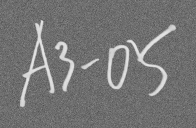
#> input picture samples/handwritten/line/line_handwritten_messy_A3-05.png, 196 x 128 px; its folder holds only this picture in this run
$ python stage1_denoise.py
#> lines starting #> are read from the running program, lines starting #| are printed output that depends on the picture
# -*- coding: utf-8 -*-
"""
stage1_denoise.py
1차 노이즈 제거 프로토타입
(Hao et al., Electronics 2026, 15(14), 3068 — Section 2.3 구조 기반)

------------------------------------------------------------------
[논문에 명시된 것]  → 코드에서 "논문 명시" 로 표시
  - LAB 색공간에서 처리, 휘도(L) 채널만 조정하고 색(a, b)은 보존
  - 1단계: L 채널의 적응형(adaptive) 밝기 보정
  - 2단계: 엣지 보존 필터링 → 그 다음 국소 대비 강화 (순서)

[논문에 없는 것 = 우리가 선택한 것]  → 코드에서 "우리 선택" 으로 표시
  - 각 단계에 쓸 구체 알고리즘 (CLAHE, Bilateral, Unsharp mask 등)
  - 모든 파라미터 값
  - 결과 비교 그림, 획 대비(CNR) 측정
------------------------------------------------------------------

실행 방법 (VS Code 터미널, (venv) 상태에서)
  python src/stage1_denoise.py

입력: data/samples/, data/real/, data/team_examples/ 안의 모든 이미지
      (team_examples는 하위 폴더까지 검색. 팀 단체방 예시 데이터셋을 풀어 넣는 곳)
출력: results/stage1/ 아래에 (--no-autoscale 이면 results/stage1_noscale/)
  - <이름>_final.png   : 최종 결과 이미지
  - <이름>_compare.png : 단계별 비교 그림 (원본/1단계/2단계-①/최종)
  - metrics.csv        : 획 대비 수치 (정답 마스크가 있는 이미지만)
"""

import os
import glob
import csv
import cv2
import numpy as np
import matplotlib
matplotlib.use("Agg")            # 창을 띄우지 않고 파일로만 저장
import matplotlib.pyplot as plt


# ==================================================================
# ★ 설정값 — 실험할 때는 여기만 바꾸면 됩니다 ★
#   (모든 값은 '우리 선택'. 논문에는 수치가 없음)
# ==================================================================
CONFIG = {
    # --- 1단계: L 채널 적응형 밝기 보정 ---
    #   "clahe" : 영역별로 밝기 분포를 펴주는 방법 (기본값)
    #   "none"  : 이 단계 끄기 (비교 실험용)
    "step1_method": "clahe",
    "clahe1_clip": 2.0,          # 클수록 대비를 세게 올림 (노이즈도 같이 커질 수 있음)
    "clahe1_tile": 8,            # 이미지를 8x8 칸으로 나눠 칸마다 보정

    # --- 2단계-①: 엣지 보존 필터링 ---
    #   "bilateral" : 비슷한 밝기끼리만 섞어서 경계는 살리는 필터 (기본값)
    #   "nlm"       : Non-Local Means, 비슷한 무늬끼리 평균 (느리지만 강함)
    #   "none"      : 이 단계 끄기
    "step2a_method": "bilateral",
    "bil_d": 9,                  # 필터 크기(픽셀). 클수록 넓게 섞음
    "bil_sigma_color": 40,       # 이 값보다 밝기 차이가 크면 '경계'로 보고 안 섞음
    "bil_sigma_space": 9,        # 거리 가중치
    "nlm_h": 10,                 # nlm 강도

    # --- 2단계-②: 국소 대비 강화 ---
    #   "unsharp" : 흐린 버전과의 차이를 더해 경계를 또렷하게 (기본값)
    #   "clahe"   : CLAHE를 한 번 더 적용
    #   "none"    : 이 단계 끄기
    "step2b_method": "unsharp",
    "unsharp_sigma": 3.0,        # 어느 정도 굵기의 구조를 강조할지
    "unsharp_amount": 1.0,       # 강조 세기
    "clahe2_clip": 2.0,
    "clahe2_tile": 8,

    # --- 이미지 크기 자동 보정 (우리 선택, 논문에 없음) ---
    #   위의 픽셀 단위 값(bil_d, bil_sigma_space, unsharp_sigma)은 긴 변 1600px 이미지 기준.
    #   이미지가 더 작거나 크면 그 비율만큼 자동으로 줄이거나 늘림.
    #   (1600px 이미지에서는 아무것도 바뀌지 않음 → 기존 실험 결과 그대로)
    #   CLAHE 타일은 '칸 개수'라서 원래 크기와 무관하므로 보정하지 않음.
    "auto_scale": True,
    "ref_long_side": 1600,
}


def scaled_config(cfg, shape):
    """이미지 크기에 맞춰 픽셀 단위 파라미터를 조정한 설정을 돌려줌. [우리 선택]"""
    if not cfg.get("auto_scale"):
        return cfg
    s = max(shape[:2]) / cfg["ref_long_side"]
    if abs(s - 1.0) < 1e-6:
        return cfg
    c = dict(cfg)
    d = max(3, int(round(cfg["bil_d"] * s)))
    c["bil_d"] = d if d % 2 == 1 else d + 1          # 필터 크기는 홀수로
    c["bil_sigma_space"] = max(1.0, cfg["bil_sigma_space"] * s)
    c["unsharp_sigma"] = max(0.5, cfg["unsharp_sigma"] * s)
    return c


# ------------------------------------------------------------------
# 경로 설정
# ------------------------------------------------------------------
ROOT = os.path.dirname(os.path.dirname(os.path.abspath(__file__)))
INPUT_DIRS = [os.path.join(ROOT, "data", "samples"), os.path.join(ROOT, "data", "real"),
              os.path.join(ROOT, "data", "team_examples")]
GT_DIR = os.path.join(ROOT, "data", "samples_gt")
OUT_DIR = os.path.join(ROOT, "results", "stage1")
EXTS = (".png", ".jpg", ".jpeg", ".bmp", ".tif", ".tiff")


# 한글 파일명/경로도 읽고 쓸 수 있도록 하는 함수
def imread_any(path, flag=cv2.IMREAD_COLOR):
    data = np.fromfile(path, dtype=np.uint8)
    return cv2.imdecode(data, flag)


def imwrite_any(path, img):
    ok, buf = cv2.imencode(os.path.splitext(path)[1] or ".png", img)
    if ok:
        buf.tofile(path)


# ==================================================================
# 파이프라인 각 단계
# ==================================================================
def step1_brightness(L, cfg):
    """[논문 명시] L 채널 적응형 밝기 보정 / [우리 선택] 구체 방법"""
    if cfg["step1_method"] == "clahe":
        t = cfg["clahe1_tile"]
        clahe = cv2.createCLAHE(clipLimit=cfg["clahe1_clip"], tileGridSize=(t, t))
        return clahe.apply(L)
    return L.copy()


def step2a_edge_preserving(L, cfg):
    """[논문 명시] 엣지 보존 필터링 / [우리 선택] 구체 방법"""
    m = cfg["step2a_method"]
    if m == "bilateral":
        return cv2.bilateralFilter(L, cfg["bil_d"], cfg["bil_sigma_color"], cfg["bil_sigma_space"])
    if m == "nlm":
        return cv2.fastNlMeansDenoising(L, None, h=cfg["nlm_h"],
                                        templateWindowSize=7, searchWindowSize=21)
    return L.copy()


def step2b_local_contrast(L, cfg):
    """[논문 명시] 국소 대비 강화 / [우리 선택] 구체 방법"""
    m = cfg["step2b_method"]
    if m == "unsharp":
        blur = cv2.GaussianBlur(L, (0, 0), cfg["unsharp_sigma"])
        # 결과 = 원본 + amount × (원본 - 흐린것)
        return cv2.addWeighted(L, 1 + cfg["unsharp_amount"], blur, -cfg["unsharp_amount"], 0)
    if m == "clahe":
        t = cfg["clahe2_tile"]
        clahe = cv2.createCLAHE(clipLimit=cfg["clahe2_clip"], tileGridSize=(t, t))
        return clahe.apply(L)
    return L.copy()


def run_pipeline(bgr, cfg):
    """전체 1차 노이즈 제거. 단계별 L 채널도 함께 돌려줌 (비교용)"""
    cfg = scaled_config(cfg, bgr.shape)    # [우리 선택] 크기 보정 (끄면 그대로)

    # [논문 명시] LAB 변환 후 L / a / b 분리
    lab = cv2.cvtColor(bgr, cv2.COLOR_BGR2LAB)
    L, a, b = cv2.split(lab)

    L1 = step1_brightness(L, cfg)          # 1단계
    L2 = step2a_edge_preserving(L1, cfg)   # 2단계-①
    L3 = step2b_local_contrast(L2, cfg)    # 2단계-②

    # [논문 명시] 색 정보(a, b)는 원래 것 그대로 다시 합침
    out = cv2.cvtColor(cv2.merge([L3, a, b]), cv2.COLOR_LAB2BGR)

    def to_bgr(Lx):
        return cv2.cvtColor(cv2.merge([Lx, a, b]), cv2.COLOR_LAB2BGR)

    stages = {
        "0 Original": bgr,
        "1 Brightness (L)": to_bgr(L1),
        "2a Edge-preserving filter": to_bgr(L2),
        "2b Local contrast = Final": out,
    }
    return out, stages, {"L0": L, "L1": L1, "L2": L2, "L3": L3}


# ==================================================================
# [우리 추가] 획 대비 측정 — 논문에 없는 분석용 지표
#   CNR (Contrast-to-Noise Ratio)
#     = |획 평균 밝기 - 주변 배경 평균 밝기| / 주변 배경의 표준편차
#   값이 클수록 '글자가 배경에서 잘 구별된다'는 뜻.
#   배경 노이즈만 줄고 획이 유지되면 커지고,
#   획까지 같이 뭉개지면 작아짐.
# ==================================================================
def cnr(L, mask):
    stroke = mask > 0
    ring = cv2.dilate(mask, np.ones((25, 25), np.uint8)) > 0
    bg = ring & ~(cv2.dilate(mask, np.ones((5, 5), np.uint8)) > 0)
    Lf = L.astype(np.float32)
    return abs(Lf[stroke].mean() - Lf[bg].mean()) / (Lf[bg].std() + 1e-6)


def save_compare(stages, title, path):
    fig, axes = plt.subplots(2, 2, figsize=(14, 10.5))
    for ax, (name, img) in zip(axes.ravel(), stages.items()):
        ax.imshow(cv2.cvtColor(img, cv2.COLOR_BGR2RGB))
        ax.set_title(name, fontsize=13)
        ax.axis("off")
    fig.suptitle(title, fontsize=14)
    fig.tight_layout()
    fig.savefig(path, dpi=90)
    plt.close(fig)


def main():
    import argparse
    ap = argparse.ArgumentParser()
    ap.add_argument("--no-autoscale", action="store_true", help="이미지 크기 자동 보정 끄기 (비교용)")
    ap.add_argument("--only", choices=["samples", "real", "team_examples"], help="이 폴더만 처리")
    args = ap.parse_args()

    out_dir = OUT_DIR + ("_noscale" if args.no_autoscale else "")
    if args.no_autoscale:
        CONFIG["auto_scale"] = False
    os.makedirs(out_dir, exist_ok=True)

    files = []
    for d in INPUT_DIRS:
        if args.only and os.path.basename(d) != args.only:
            continue
        if os.path.isdir(d):
            files += [f for f in sorted(glob.glob(os.path.join(d, "**", "*"), recursive=True))
                      if f.lower().endswith(EXTS)]
#> pass 2 of the loop in main, `for d in INPUT_DIRS:`:
    if not files:
        print("입력 이미지가 없습니다. data/samples 또는 data/real 폴더를 확인하세요.")
        return

    setting = (f"step1={CONFIG['step1_method']} | step2a={CONFIG['step2a_method']} | "
               f"step2b={CONFIG['step2b_method']} | autoscale={CONFIG['auto_scale']}")
    print("설정:", setting, "\n")

    rows = []
    for f in files:
        name = os.path.splitext(os.path.basename(f))[0]
        img = imread_any(f)
#> in imread_any, returned value is the input picture: shape (128, 196, 3); min 77, max 230, mean 116.7
        if img is None:
            print("읽기 실패:", f)
            continue

        out, stages, Ls = run_pipeline(img, CONFIG)
#> in run_pipeline, `lab = cv2.cvtColor(bgr, cv2.COLOR_BGR2LAB)`: lab: shape (128, 196, 3); mean of channels 0, 1, 2 125, 128, 128
#> in run_pipeline, `L, a, b = cv2.split(lab)`: a: shape (128, 196); every value is 128
#> in step1_brightness, `return clahe.apply(L)`:
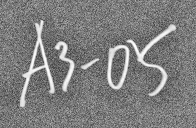
#> returned value: shape (128, 196); min 53, max 255, mean 125.5
#> in step2a_edge_preserving, `return cv2.bilateralFilter(L, cfg["bil_d"], cfg["bil_sigma_color"], cf..`:
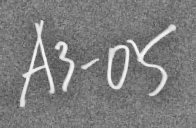
#> returned value: shape (128, 196); min 72, max 248, mean 125.1
#> stages = 4 items; Ls = 4 items
        imwrite_any(os.path.join(out_dir, name + "_final.png"), out)
        save_compare(stages, f"{name}   [{setting}]", os.path.join(out_dir, name + "_compare.png"))
#> the loop in save_compare, `for ax, (name, img) in zip(axes.ravel(), stages.items()):` made 4 passes
#> name on passes 1 to 4: '0 Original', '1 Brightness (L)', '2a Edge-preserving filter', '2b Local contrast = Final'
#> in save_compare, `fig.savefig(path, dpi=90)`:
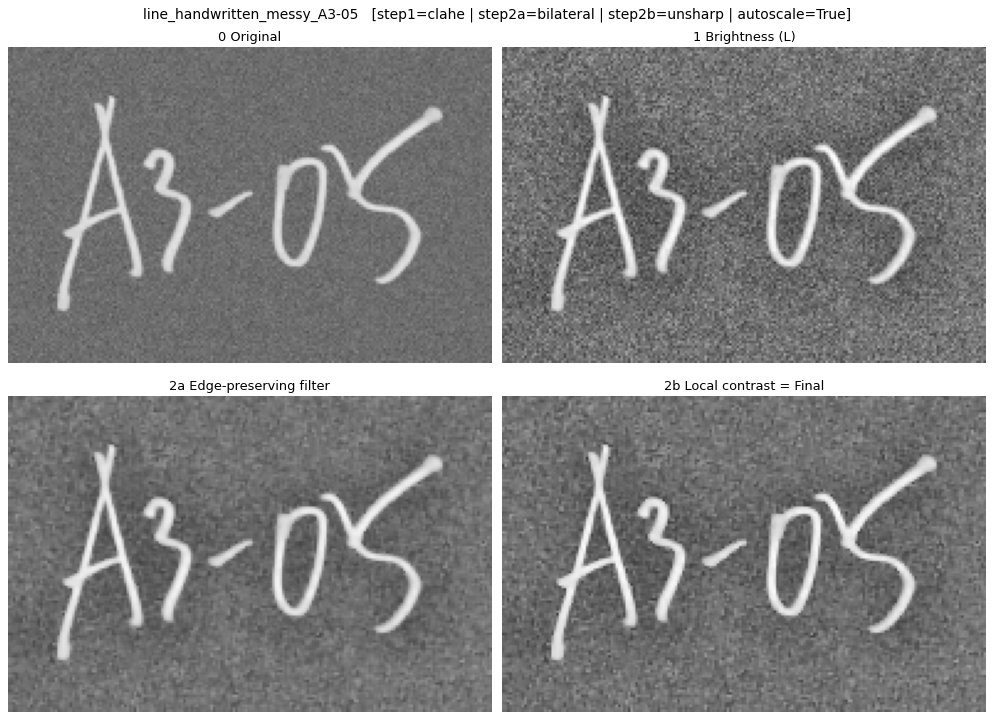
#> figure drawn by matplotlib, 4 panels

        # 정답 마스크가 있으면 획 대비 측정
        gt = os.path.join(GT_DIR, name + "_mask.png")
        if os.path.exists(gt):
            mask = imread_any(gt, cv2.IMREAD_GRAYSCALE)
            vals = [cnr(Ls[k], mask) for k in ("L0", "L1", "L2", "L3")]
            rows.append([name] + [f"{v:.2f}" for v in vals])
            print(f"{name:22s} CNR  원본 {vals[0]:5.2f} → 1단계 {vals[1]:5.2f} "
                  f"→ 2a {vals[2]:5.2f} → 최종 {vals[3]:5.2f}")
        else:
            print(f"{name:22s} 처리 완료 (정답 마스크 없음 → CNR 생략)")
#> pass 2 of the loop in main, `for f in files:`:
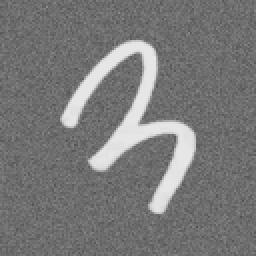
#> input picture samples/handwritten/single/handwritten_messy_3.png, 128 x 128 px (shown 2 times larger)
#> in imread_any, returned value is the input picture: shape (128, 128, 3); min 79, max 230, mean 120.6
#> lab: shape (128, 128, 3); mean of channels 0, 1, 2 128.6, 128, 128
#> L: shape (128, 128)
#> a: shape (128, 128); every value is 128
#> in step2a_edge_preserving (call 2), `return cv2.bilateralFilter(L, cfg["bil_d"], cfg["bil_sigma_color"], cf..`:
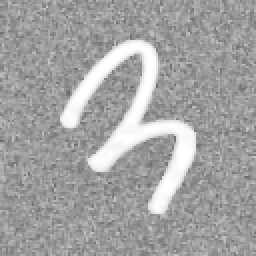
#> returned value: shape (128, 128) (shown 2 times larger); min 101, max 255, mean 162.8
#> blur: shape (128, 128)
#> out: shape (128, 128, 3)
#> the loop in save_compare (call 2), `for ax, (name, img) in zip(axes.ravel(), stages.items()):` made 4 passes
#> in save_compare (call 2), `fig.savefig(path, dpi=90)`:
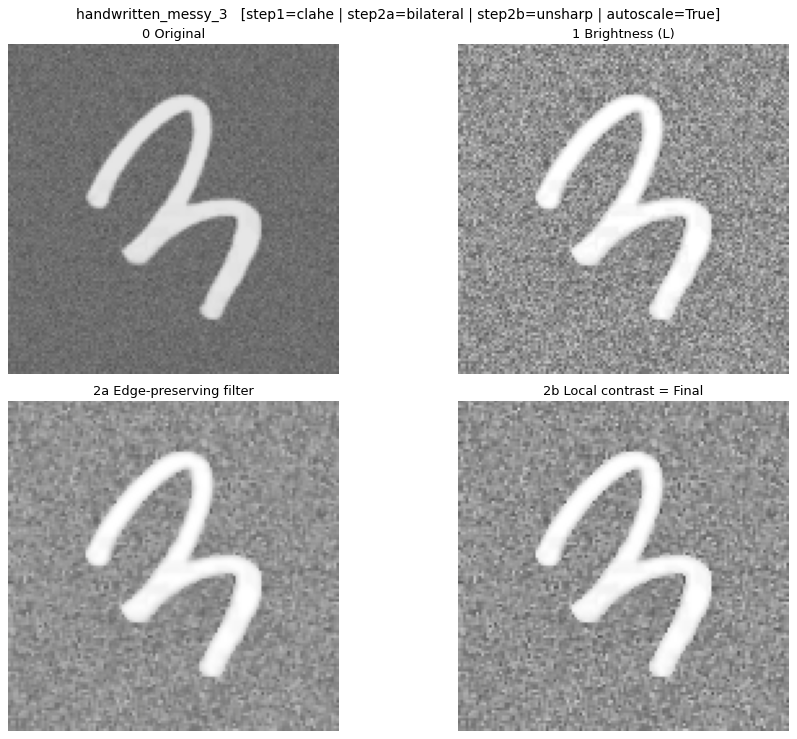
#> figure drawn by matplotlib, 4 panels

    if rows:
        with open(os.path.join(out_dir, "metrics.csv"), "w", newline="", encoding="utf-8-sig") as fp:
            w = csv.writer(fp)
            w.writerow(["setting", setting])
            w.writerow(["image", "CNR_original", "CNR_step1", "CNR_step2a", "CNR_final"])
            w.writerows(rows)

    print("\n결과 저장 위치:", out_dir)


if __name__ == "__main__":
    main()
